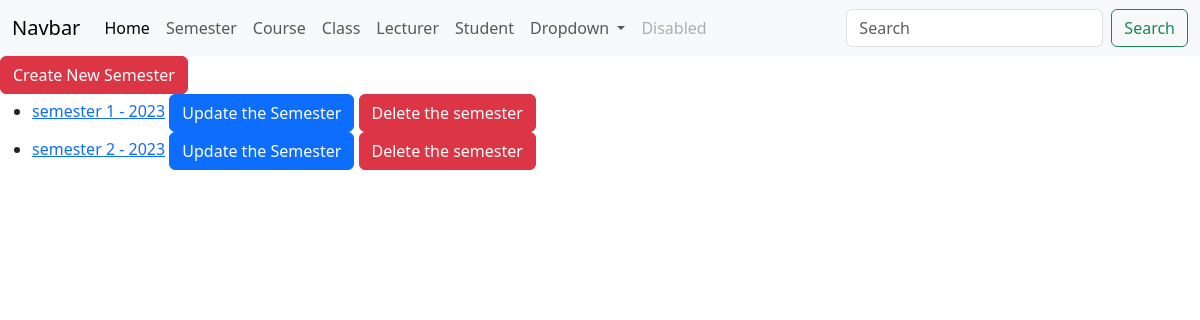
Screenshot of /semesters with the database file from the repository.
### attendance/models.py (models this page shows, shortened)
class Semester(models.Model):
    semester = models.CharField(max_length=255)
    year = models.CharField(max_length=255)

### attendance/views.py (the view)
# urls.py: path("semesters", list_semesters, name="semesters"),
def list_semesters(request):
    data = Semester.objects.all()
    content = {'semesters': data}
    return render(request, "list_semesters.html", content)

### attendance/templates/list_semesters.html (shortened to what this page needs)
{%  extends "base.html" %}
{%  block content %}
    <a href="{% url 'create_semester_form' %}" class="btn btn-danger">Create New Semester</a>
    <ul>
    {% for semester in semesters %}
        <li>
            <a href="{% url 'detail_semester' id=semester.id %}">{{ semester.semester }} - {{ semester.year }}</a>
            <a href="{% url 'update_semester' id=semester.id %}" class="btn btn-primary">Update the Semester</a>
            <a href="{% url 'delete_semester' id=semester.id %}" class="btn btn-danger">Delete the semester</a>
        </li>
    {% endfor %}
    </ul>
{%  endblock %}

### rows the page displays
Semester: semester "semester 1", year "2023"
Semester: semester "semester 2", year "2023"
